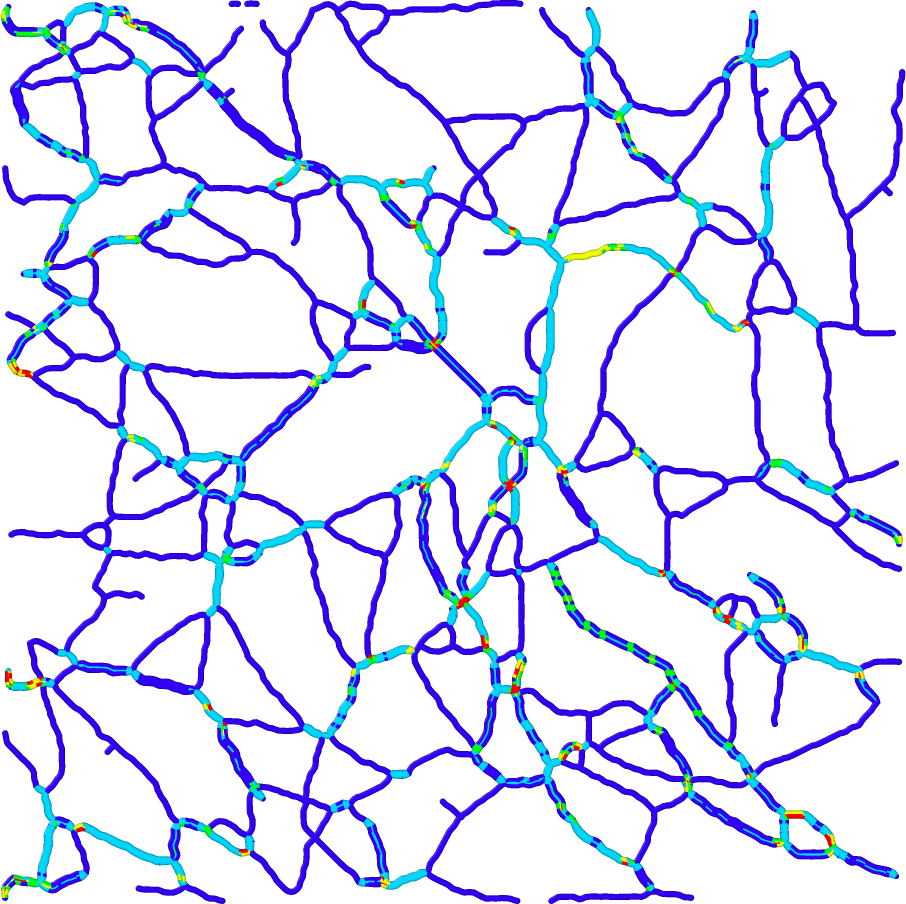
#> input picture sfn/graph-analysis/picu-d/calculate_picu_d/AFM/0-init.png, 906 x 904 px; its folder holds only this picture in this run
$ jupyter execute calculate_picu_d.ipynb   (shell and % lines are left out)
#> lines starting #> are read from the running program, lines starting #| are printed output that depends on the picture; after the words box and inside, x2 and y2 are one past the last pixel; in counts of white or black regions, pixels touching at a corner belong together
[cell 1]
import cv2
import numpy as np
import os
from skimage import measure
import matplotlib.pyplot as plt

[cell 2]
def process_image(image_path, scale):
    image = cv2.imread(image_path, cv2.IMREAD_GRAYSCALE)
    if image is None:
        return [], "文件读取失败"

    _, binary_image = cv2.threshold(image, 254, 1, cv2.THRESH_BINARY_INV)
    binary_image = 1-binary_image
    labels = measure.label(binary_image, connectivity=2)

    border_labels = np.unique(np.concatenate((
        labels[0, :], labels[-1, :], labels[:, 0], labels[:, -1]
    )))
    mask = np.isin(labels, border_labels, invert=True)
    filtered_labels = labels * mask

    regions = measure.regionprops(filtered_labels)
    areas = [region.area for region in regions if region.area >= 5]

    if not areas:
        return [], "无符合要求的连通区域"

    short_side_length = min(image.shape)
    nanometer_per_pixel = scale / short_side_length
    areas_nm2 = [area * (nanometer_per_pixel ** 2) for area in areas]

    return areas_nm2, None

def process_folder(folder_path, scale):
    result = {}
    for filename in os.listdir(folder_path):
        if filename.endswith('.png'):
            image_path = os.path.join(folder_path, filename)
            areas_nm2, error = process_image(image_path, scale)
            if error:
                print(f"{filename}: {error}")
            else:
                result[filename] = areas_nm2
                txt_path = os.path.join(folder_path, f"{filename}.txt")
                with open(txt_path, 'w') as f:
                    for area in areas_nm2:
                        f.write(f"{area:.2f}\n")
    return result

def print_statistics(result):
    for filename, areas in result.items():
        if areas:
            avg_area = np.mean(areas)
            std_dev_area = np.std(areas)
            print(f"{filename}: 平均面积 = {avg_area:.2f} nm², 标准差 = {std_dev_area:.2f} nm²")
        else:
            print(f"{filename}: 无符合要求的连通区域")

[cell 3]
afm_result = process_folder('calculate_picu_d/AFM', scale = 600)
#> in process_image, `_, binary_image = cv2.threshold(image, 254, 1, cv2.THRESH_BINARY_INV)`: binary_image: shape (904, 906); values 0 (black) and 1 (white), 18.7% white; 3 white regions, box (x1, y1, x2, y2) and area: (0, 0, 906, 904) 153376, (244, 0, 260, 7) 103, (228, 0, 241, 7) 82
#> in process_image, `labels = measure.label(binary_image, connectivity=2)`:
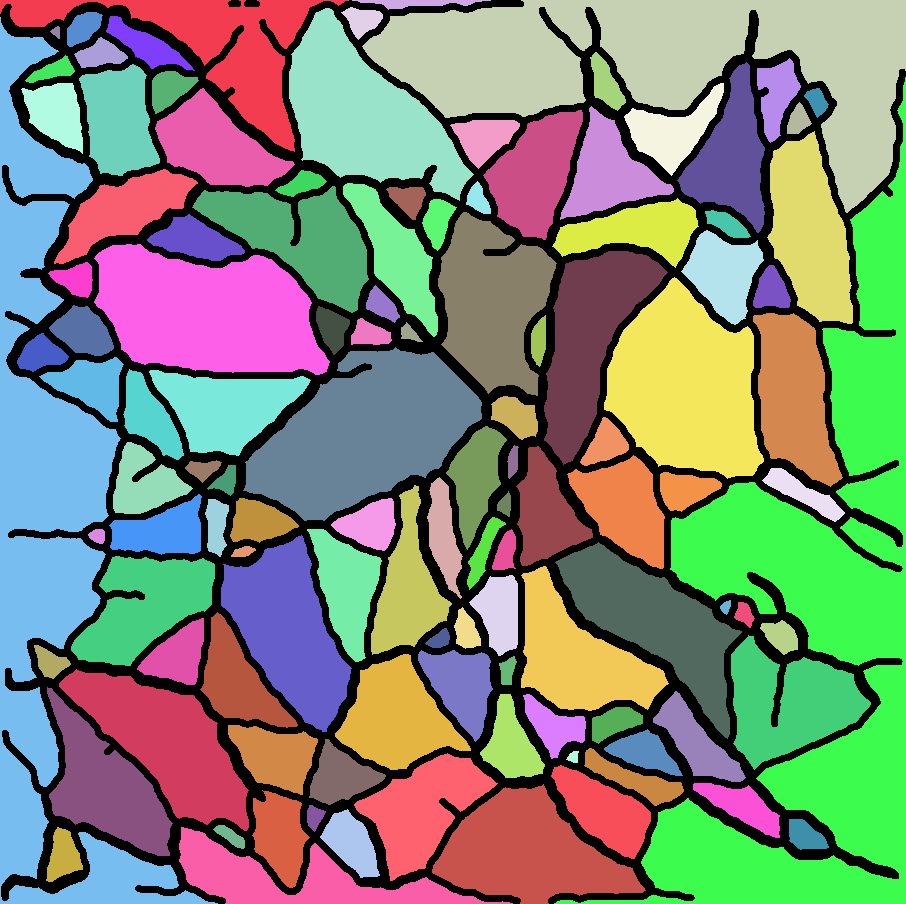
#> labels: shape (904, 906) int64; 118 distinct labels, from 0 to 117; one colour per label, 0 black
#> in process_image, `border_labels = np.unique(np.concatenate(( labels[0, :], labels[-1, :]..`: border_labels = [0, 1, 2, 3, 8, 17, 110, 117]
#> in process_image, `mask = np.isin(labels, border_labels, invert=True)`: mask: shape (904, 906) bool; 54.7% white; 1 black region
#> in process_image, `filtered_labels = labels * mask`:
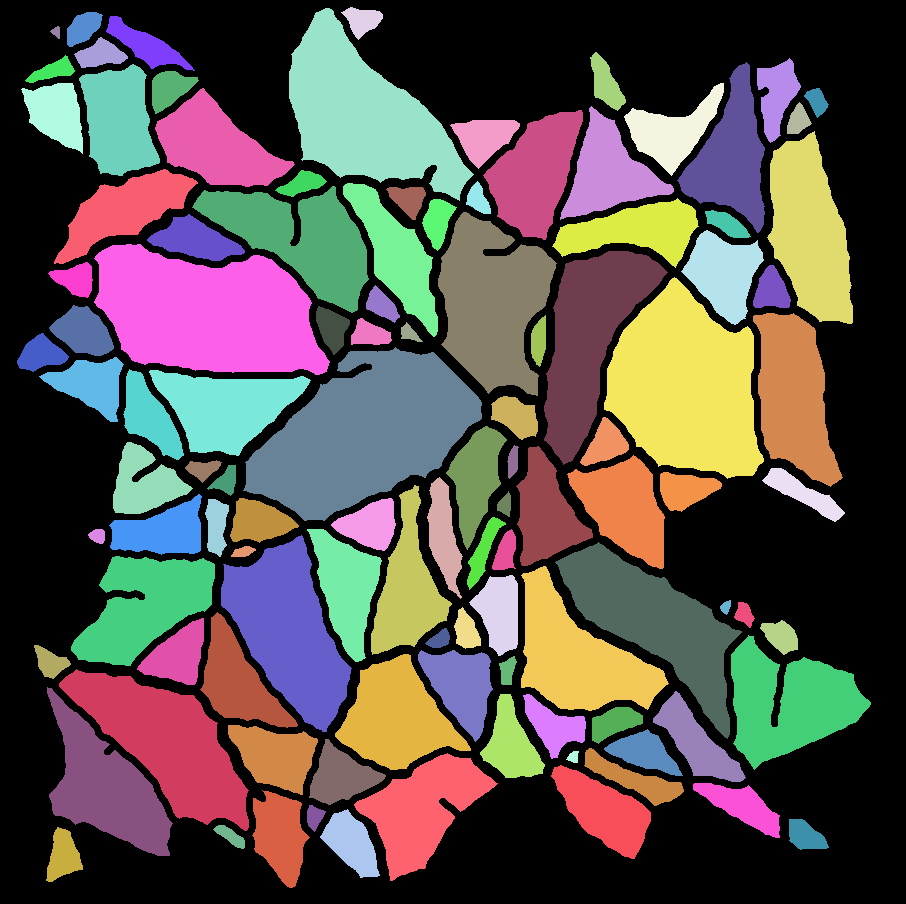
#> filtered_labels: shape (904, 906) int64; 111 distinct labels, from 0 to 116; one colour per label, 0 black
#> in process_image, `regions = measure.regionprops(filtered_labels)`: regions = 110 regions; largest, box (x1, y1, x2, y2) and area: (243, 347, 482, 521) 24455, (94, 244, 330, 375) 22353, (604, 277, 764, 479) 21476, (289, 8, 474, 201) 17691, (59, 669, 249, 831) 14025
#> in process_image, `areas = [region.area for region in regions if region.area >= 5]`: areas = 110 values, max 24455 at index 46, min 78 at index 4, mean 4069.5
#> in process_image, `areas_nm2 = [area * (nanometer_per_pixel ** 2) for area in areas]`: areas_nm2 = 110 values, max 10772.9 at index 46, min 34.36 at index 4, mean 1792.7
#> the loop in process_folder, `for area in areas_nm2:` made 110 passes
#> area on passes 1 to 12: 338.8, 7793.2, 362.1, 777.5, 34.36, 421.6, 477.1, 274.4, 914.5, 3193.3, 2758.5, 526.9
#> afm_result = 1 item
random_result = process_folder('calculate_picu_d/random', scale = 1000)
#> call 2 of process_image, with image_path = 'calculate_picu_d/random/0-eq-high.png', scale = 1000
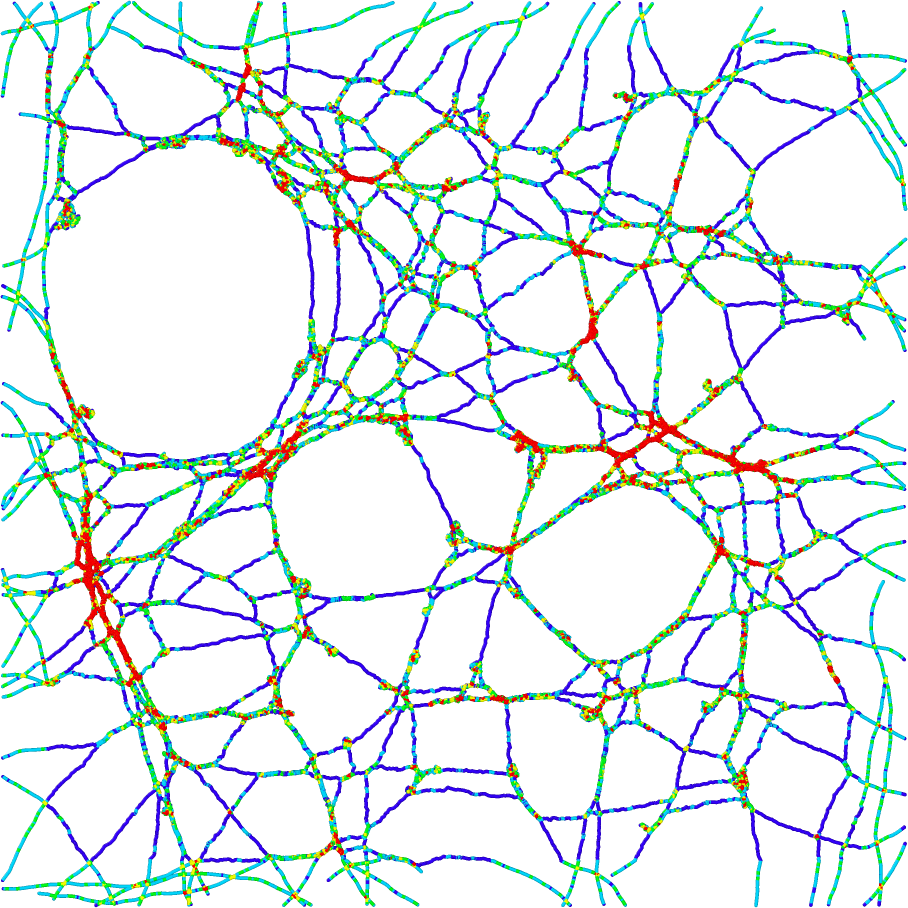
#> input picture sfn/graph-analysis/picu-d/calculate_picu_d/random/0-eq-high.png, 908 x 908 px
#> in process_image (call 2), `_, binary_image = cv2.threshold(image, 254, 1, cv2.THRESH_BINARY_INV)`: binary_image: shape (908, 908); values 0 (black) and 1 (white), 19.2% white; 1 white region, box (x1, y1, x2, y2) and area: (0, 0, 908, 908) 158094
#> in process_image (call 2), `labels = measure.label(binary_image, connectivity=2)`:
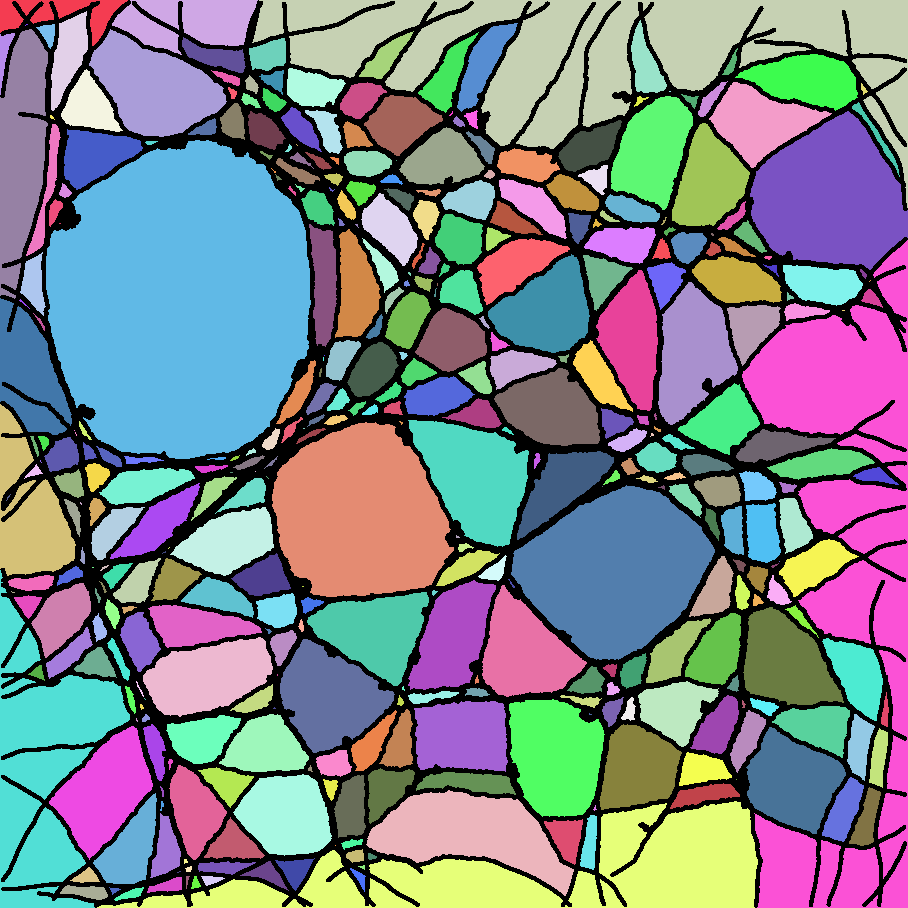
#> labels: shape (908, 908) int64; 385 distinct labels, from 0 to 384; one colour per label, 0 black
#> in process_image (call 2), `border_labels = np.unique(np.concatenate(( labels[0, :], labels[-1, :]..`: border_labels = [0, 1, 2, 3, 9, 13, 42, 109, 136, 167, 260, 359]
#> in process_image (call 2), `mask = np.isin(labels, border_labels, invert=True)`: mask: shape (908, 908) bool; 58.4% white; 1 black region
#> in process_image (call 2), `filtered_labels = labels * mask`:
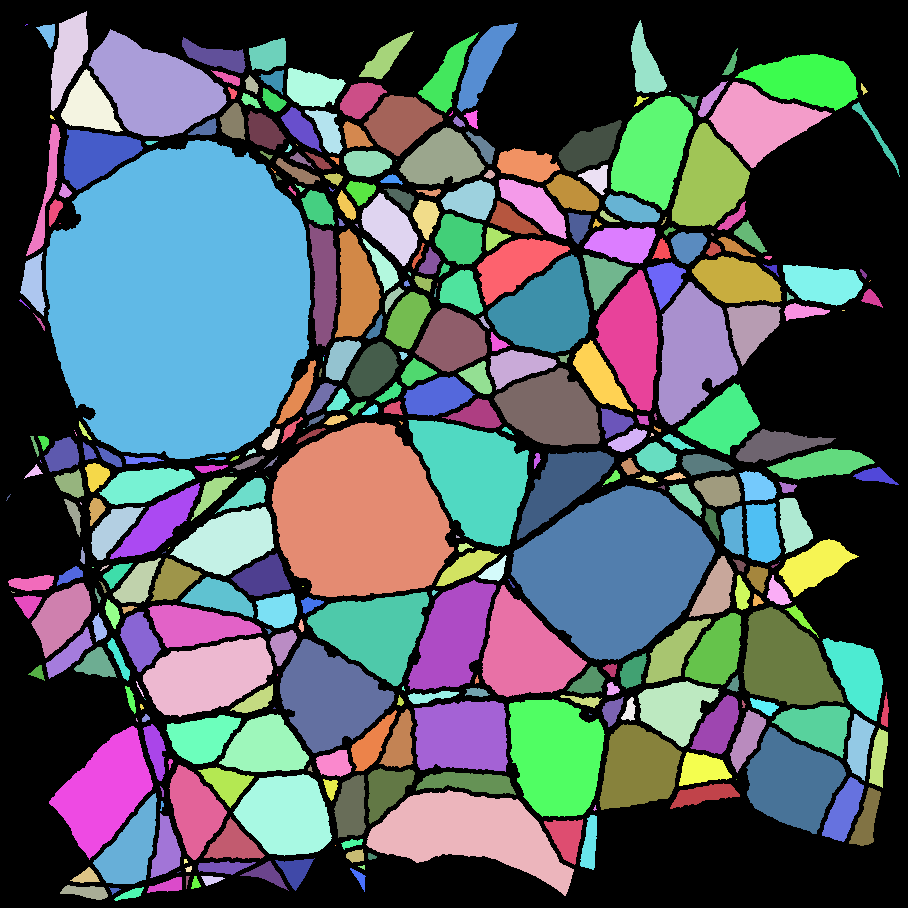
#> filtered_labels: shape (908, 908) int64; 374 distinct labels, from 0 to 384; one colour per label, 0 black
#> in process_image (call 2), `regions = measure.regionprops(filtered_labels)`: regions = 373 regions; largest, box (x1, y1, x2, y2) and area: (46, 140, 311, 459) 66536, (272, 422, 454, 597) 23858, (511, 485, 715, 660) 23086, (366, 790, 574, 896) 11031, (408, 420, 529, 547) 9556
#> in process_image (call 2), `areas = [region.area for region in regions if region.area >= 5]`: areas = 342 values, max 66536 at index 44, min 5 at index 216, mean 1408.3
#> in process_image (call 2), `areas_nm2 = [area * (nanometer_per_pixel ** 2) for area in areas]`: areas_nm2 = 342 values, max 80702.1 at index 44, min 6.06 at index 216, mean 1708.1
#> the loop in process_folder (call 2), `for area in areas_nm2:` made 342 passes
#> area on passes 1 to 3: 2543.5, 1648.3, 2595.6
#> random_result = 1 item

print("AFM 文件夹结果:")
print_statistics(afm_result)
#> the loop in print_statistics, `for filename, areas in result.items():` made 1 pass
#> (filename, avg_area, std_dev_area) on pass 1: ('0-init.png', 1792.7, 2178.9)
#| 0-init.png: 平均面积 = 1792.68 nm², 标准差 = 2178.89 nm²

print("Random 文件夹结果:")
print_statistics(random_result)
#> the loop in print_statistics (call 2), `for filename, areas in result.items():` made 1 pass
#> (filename, avg_area, std_dev_area) on pass 1: ('0-eq-high.png', 1708.1, 5211.4)
#| 0-eq-high.png: 平均面积 = 1708.09 nm², 标准差 = 5211.42 nm²

[cell 4]
import os
import cv2
import numpy as np
from skimage.morphology import skeletonize
from skimage import img_as_bool
from scipy.ndimage import distance_transform_edt

[cell 5]
def calculate_num_of_bundle(image):
    binary_image = cv2.threshold(image, 254, 255, cv2.THRESH_BINARY_INV)[1] // 255

    dist_transform = distance_transform_edt(binary_image)

    skeleton = skeletonize(binary_image)

    skeleton_distances = dist_transform * skeleton

    sum_distances = skeleton_distances.sum()

    num_skeleton_pixels = skeleton.sum()

    num_of_bundle = sum_distances / num_skeleton_pixels if num_skeleton_pixels > 0 else 0

    return num_of_bundle

def resize_image(image, target_size):
    h, w = image.shape
    scale = target_size / min(h, w)
    new_h, new_w = int(h * scale), int(w * scale)
    resized_image = cv2.resize(image, (new_w, new_h), interpolation=cv2.INTER_AREA)
    return resized_image

def process_images(folder_path):
    for subfolder in ['AFM', 'random']:
        path = os.path.join(folder_path, subfolder)
        for file_name in os.listdir(path):
            if file_name.endswith('.png'):
                file_path = os.path.join(path, file_name)
                image = cv2.imread(file_path, cv2.IMREAD_GRAYSCALE)
                if subfolder == 'AFM':
                    image = resize_image(image, 300)
                elif subfolder == 'random':
                    image = resize_image(image, 500)
                num_of_bundle = calculate_num_of_bundle(image)

                num_of_bundle = num_of_bundle / 1.715
                num_of_bundle = num_of_bundle * 2 - 1
                print(f"Image: {file_name}, num_of_bundle: {(num_of_bundle):.2f}")

[cell 6]
folder_path = 'calculate_picu_d'
process_images(folder_path)
#> in calculate_num_of_bundle, `binary_image = cv2.threshold(image, 254, 255, cv2.THRESH_BINARY_INV)[1..`: binary_image: shape (300, 300); values 0 (black) and 1 (white), 26.3% white; 2 white regions, box (x1, y1, x2, y2) and area: (0, 0, 300, 300) 23617, (75, 0, 87, 3) 34
#> in calculate_num_of_bundle, `skeleton = skeletonize(binary_image)`: skeleton: shape (300, 300) bool; 6.5% white in thin lines or dots
#> in calculate_num_of_bundle, `skeleton_distances = dist_transform * skeleton`:
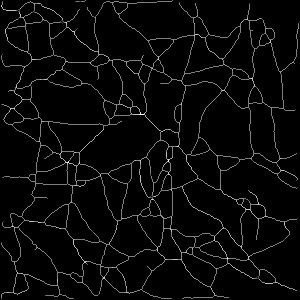
#> skeleton_distances: shape (300, 300) float64; min 0, max 4, mean 0.14; drawn with min black and max white
#> in calculate_num_of_bundle, `sum_distances = skeleton_distances.sum()`: sum_distances = 12583.7
#> in calculate_num_of_bundle, `num_skeleton_pixels = skeleton.sum()`: num_skeleton_pixels = 5842
#> in calculate_num_of_bundle, `num_of_bundle = sum_distances / num_skeleton_pixels if num_skeleton_pi..`: num_of_bundle = 2.15
#> in process_images, `num_of_bundle = num_of_bundle / 1.715`: num_of_bundle = 1.26
#> in process_images, `num_of_bundle = num_of_bundle * 2 - 1`: num_of_bundle = 1.51
#| Image: 0-init.png, num_of_bundle: 1.51
